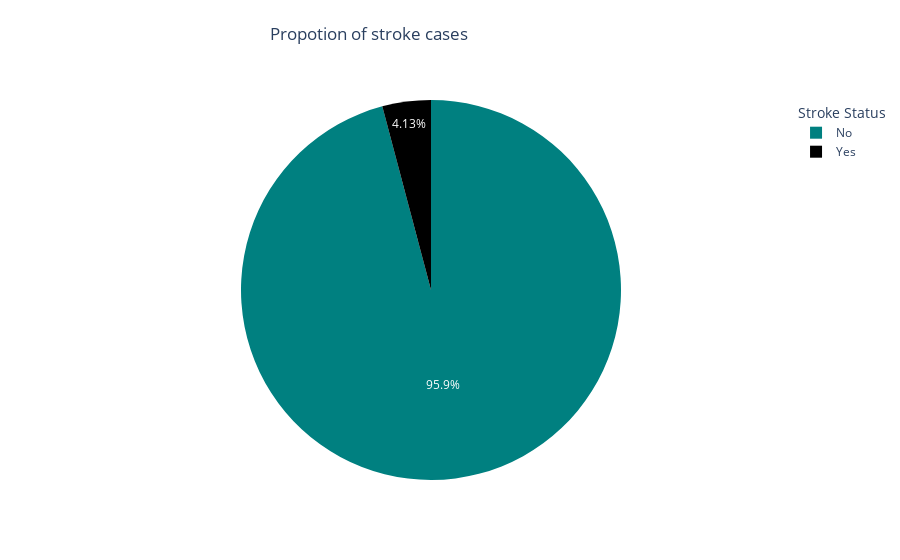

The notebook cell saved with this chart:
### Code cell
fig=px.pie(stroke_counts,values=stroke_counts.values,names=['No','Yes'],
           title='Propotion of stroke cases',color_discrete_sequence=plot_color)
fig.update_layout(legend_title_text='Stroke Status',title_x=0.3,title_y=0.95)

### Figure 1 — Plotly figure (JSON) as saved in the notebook; plotly's stock layout.template omitted (floating-point values rounded to 4 significant figures)
{"data": [{"domain": {"x": [0, 1], "y": [0, 1]}, "hovertemplate": "label=%{label}<br>value=%{value}<extra></extra>", "labels": ["No", "Yes"], "legendgroup": "", "name": "", "showlegend": true, "type": "pie", "values": [0.9587, 0.0413]}], "layout": {"autosize": true, "legend": {"title": {"text": "Stroke Status"}, "tracegroupgap": 0}, "piecolorway": ["#008080", "black"], "title": {"text": "Propotion of stroke cases", "x": 0.3, "y": 0.95}}}
